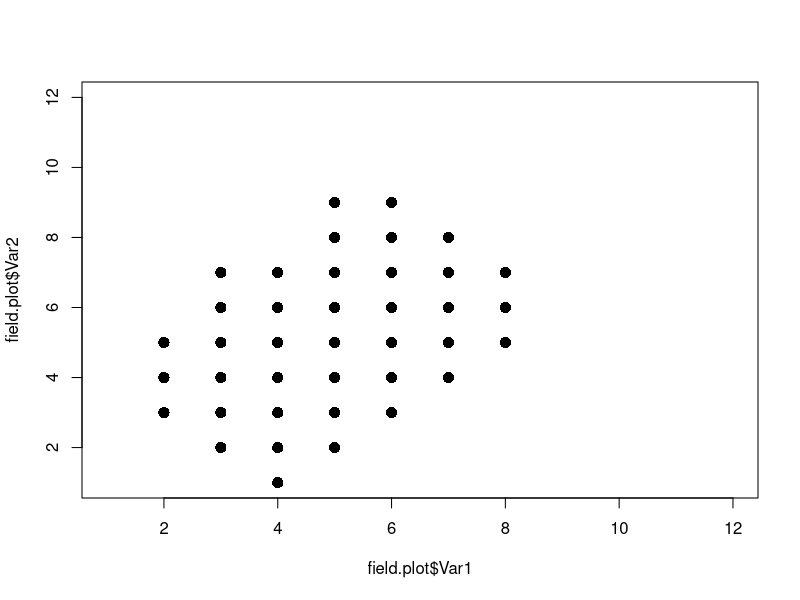
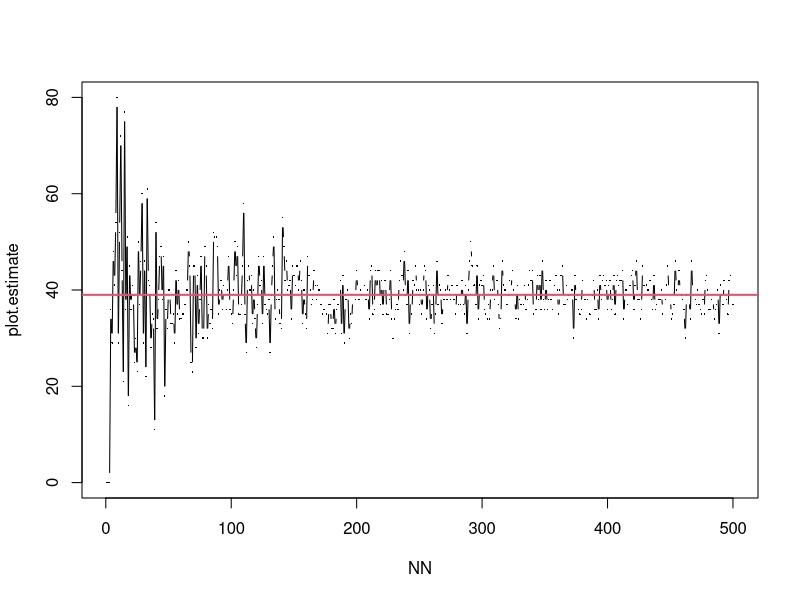
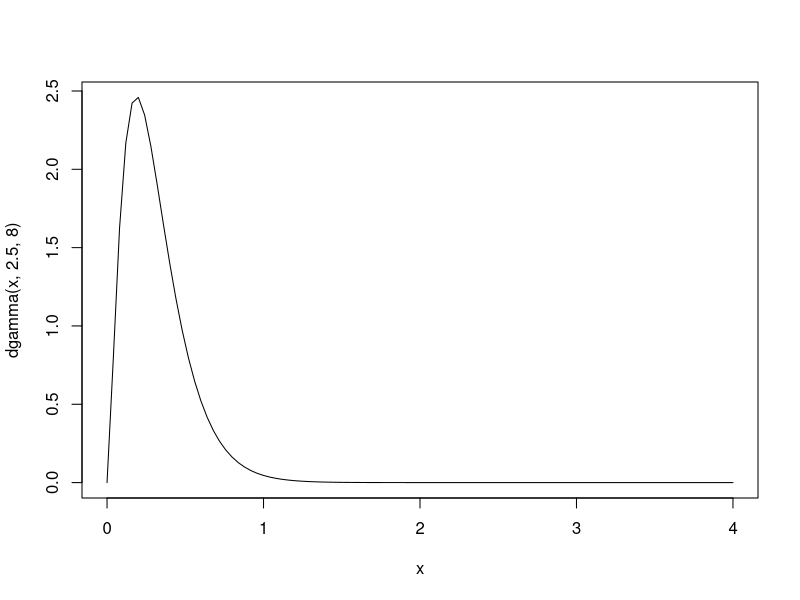

Recreate these plots in R, in order. (Note: this script raises an error after producing the figures.)
#### Size of a Lake
require(reshape2)
# Empty field
# field size =12x12=144
field <- matrix(0, 12, 12)
# let's build a lake!
field[2, c(3:5)] <- 1
field[3, c(2:7)] <- 1
field[4, c(1:7)] <- 1
field[5, c(2:9)] <- 1
field[6, c(3:9)] <- 1
field[7, c(4:8)] <- 1
field[8, c(5:7)] <- 1
field.plot <- melt(field)
plot(field.plot$Var1,
  field.plot$Var2,
  col = field.plot$value,
  cex = 1.5,
  pch = 16
)

## Now, we launch some cannonballs and see if we 'hit'
N <- 200 # number of shots
shots <- matrix(0, N, 2)
hit.or.miss <- rep(0, N)
for (i in 1:N) {
  shots[i, ] <- c(sample(1:12, 1, replace = T), sample(1:12, 1, replace = T))
  hit.or.miss[i] <- (field[shots[i, 1], shots[i, 2]] == 1)
}
sum(hit.or.miss)
mean(hit.or.miss)
## Size of the lake
mean(hit.or.miss) * 144
round(mean(hit.or.miss) * 144, 0)
sum(field)


## How does the quality 'change' when we throw more cannonballs?
HoM <- function(N, field) {
  shots <- matrix(0, N, 2)
  hit.or.miss <- rep(0, N)
  for (i in 1:N) {
    shots[i, ] <- c(sample(1:dim(field)[1], 1, replace = T), sample(1:dim(field)[2], 1, replace = T))
    hit.or.miss[i] <- (field[shots[i, 1], shots[i, 2]] == 1)
  }
  return(round(mean(hit.or.miss) * prod(dim(field)), 0))
}
## Let's visualize the changes with respect to this number
N.shots <- 500
plot.estimate <- rep(0, N.shots)
NN <- seq(1, N.shots, length.out = N.shots)
for (i in 1:N.shots) {
  plot.estimate[i] <- HoM(NN[i], field)
}
plot(NN, plot.estimate,
  cex = 0.2,
  pch = 16,
  type = "b"
)
abline(h = sum(field), col = 2, lwd = 2)



### Built-in Random generation
rgamma(3, 2.5, 4.5)
curve(dgamma(x, 2.5, 8), from = 0, to = 4)

### This is a probability
dgamma(5, lambda = 3)

# UNIFORM SIMULATION
runif(100, 2, 5)

Nsim <- 10^4
x <- runif(Nsim)
x1 <- x[-Nsim]
x2 <- x[-1]
par(mfrow = c(1, 3))
hist(x, freq = F)
plot(x1, x2)
acf(x)
par(mfrow = c(1, 1))

# set.seed(1)
runif(5)

set.seed(1)
runif(10)

set.seed(2)
runif(5)


# THE INVERSE TRANSFORM
Nsim <- 10^4
U <- runif(Nsim)
# X=-log(U)
X <- -log(1 - U)
Y <- rexp(Nsim)
par(mfrow = c(1, 2))
hist(X, freq = F, main = "Exp from Uniform")
curve(dexp(x), col = "red", add = TRUE)
hist(Y, freq = F, main = "Exp from R")
curve(dexp(x), col = "red", add = TRUE)

# Exercise 1
Nsim <- 10^4
U <- runif(Nsim)
beta <- 0.2
mu <- 0
X <- -beta * log((1 - U) / U) + mu
plot(ecdf(X))
## CDF of a Logistic R.V.
plog <- function(x, beta, mu) {
  myF <- 1 / (1 + exp(-(x - mu) / beta))
}

curve(plog(x, beta, mu), col = "red", add = TRUE)

# Exercise 2
Nsim <- 10^1
U <- runif(Nsim)
sigma <- 1
mu <- 0
X <- sigma * tan(pi * (U - 0.5)) + mu
plot(ecdf(X))
pcauchy <- function(x, sigma, mu) {
  myF <- 0.5 + (1 / pi) * atan((x - mu) / sigma)
}

curve(pcauchy(x, sigma, mu), col = "red", add = TRUE)


# GENERAL TRANSFORM METHODS
U <- runif(3 * 10^4)
U <- matrix(data = U, nrow = 3)
X <- -log(U)
X <- 2 * apply(X, 2, sum) # collapsing the columns by summing them
hist(X, freq = F)
curve(dchisq(x, 6), col = "red", add = TRUE)

test1 <- function(Nsim) {
  U <- runif(3 * 10^4)
  U <- matrix(data = U, nrow = 3)
  X <- -log(U)
  X <- 2 * apply(X, 2, sum)
  return(X)
}

system.time(test1(Nsim))
system.time(rchisq(Nsim, 6))



# Multivariate normal generators

library(MASS)
X <- mvrnorm(10^4, rep(0, 4), diag(c(1, 2, 3, 4)))
# all eigenvalues to be positive

# DISCRETE DISTRIBUTIONS
# To generate X, with X distributed as a Binomial (10, 0.3)
# Binomial
rbin <- function(n, x, p) {
  values <- rep(NA, n)
  P <- cumsum(p)
  for (i in 1:n) {
    U <- runif(1)
    j <- 1
    while (U > P[j]) j <- j + 1
    values[i] <- x[j]
  }
  values
}

x1 <- rbin(10^4, 0:10, dbinom(0:10, 10, 0.3))

x2 <- sample(0:10, 10^4, replace = TRUE, dbinom(0:10, 10, 0.3))

x3 <- rbinom(10^4, 10, 0.3)

par(mfrow = c(1, 3))
plot(ecdf(x1))
lines(pbinom(0:10, 10, 0.7), type = "h", col = "red")
plot(ecdf(x2))
lines(pbinom(0:10, 10, 0.7), type = "h", col = "red")
plot(ecdf(x3))
lines(pbinom(0:10, 10, 0.7), type = "h", col = "red")
par(mfrow = c(1, 1))

system.time(rbin(10^4, 0:6, dbinom(0:6, 6, 0.7)))
system.time(sample(0:6, 10^4, replace = TRUE, dbinom(0:6, 6, 0.7)))
system.time(rbinom(10^4, 6, 0.7))


# Poisson
Nsim <- 10^4
lambda <- 100
spread <- 3 * sqrt(lambda)
t <- round(seq(max(0, lambda - spread), lambda + spread, 1))
prob <- ppois(t, lambda) # Cumulative probs
X <- rep(0, Nsim)
for (i in 1:Nsim) {
  u <- runif(1)
  X[i] <- t[1] + sum(prob < u) - 1
}

hist(X, freq = FALSE)
curve(dpois(x, lambda = 100), from = 70, to = 130, type = "h", col = "red", add = TRUE)

acf(X)

### Homework assignments: Direct methods
# Ex. 2.11
# a) Generate a binomial Bin(25; 0.2)
{
  random.binom <- function(n, trial, prob) {
    cf <- pbinom(0:trial, trial, prob)
    x <- rep(0, n)
    for (i in 1:n) {
      u <- runif(1)
      x[i] <- sum(cf < u)
    }
    return(x)
  }

  # Plot the results
  N.sim <- 10^5
  x <- random.binom(N.sim, 25, 0.2)
  hist(x, freq = F)
  lines(1:25, dbinom(1:25, size = 25, prob = 0.2), col = "red")

  # Compare with in-built function in R
  system.time(random.binom(N.sim, 25, 0.2))
  system.time(rbinom(N.sim, 25, 0.2))
}

# b) For alpha in [0,1], show that the pseudo-code
# u = runif(1)
# while(u>alpha) u=runif(1)
# U=u
# produces a random variable U=Unif(0; alpha)
{
  uni.alpha <- function(n, alpha) {
    x <- rep(0, n)
    for (i in 1:n) {
      u <- runif(1)
      while (u > alpha) u <- runif(1)
      x[i] <- u
    }
    return(x)
  }

  alpha <- 0.3
  hist(uni.alpha(10^5, alpha), freq = F)
  curve(dunif(x, max = alpha), col = "red", add = T)

  # Compare it with the transformation alpha*U with U=Unif(0,1)
  uni.alpha2 <- function(n, alpha) {
    x <- rep(0, n)
    for (i in 1:n) {
      x[i] <- alpha * runif(1)
    }
    return(x)
  }

  alpha <- 0.3
  hist(uni.alpha2(10^5, alpha), freq = F)
  curve(dunif(x, max = alpha), col = "red", add = T)

  system.time(uni.alpha(10^5, alpha = 1))
  system.time(uni.alpha2(10^5, alpha = 1))
}

# Ex. 2.13
# The Pareto distribution P(alpha) is defined by its density
# f(x)= alpha*x^(alpha-1)
# over the domain x in (1, +inf)
# Show that it can be generated as the (-1/alpha) power of a uniform random variable
# F(x) is the integral from 1 to +inf of f(x), which is equal to: 1-x^(-alpha)
# We set F(x)=u, which means
# 1-x^(-alpha)=u
# -x^(-alpha)=u-1
# x^(-alpha)=1-u
# x=(1-u)^(-1/alpha)
# with u drawn from a uniform distribution in (0,1)
# Code:

dpareto <- function(x, alpha) {
  alpha * x^(-alpha - 1)
}
random.pareto <- function(n, alpha) {
  x <- runif(n)^(-1 / alpha)
  return(x)
}
alpha <- 10
x <- random.pareto(10^5, alpha)
hist(x, freq = F)
curve(dpareto(x, alpha), col = "red", add = T)


### Mixture representation
## Negative Binomial
Nsim <- 10^4
n <- 6
p <- 0.3
y <- rgamma(Nsim, n, rate = p / (1 - p))
x <- rpois(Nsim, y)
hist(x, main = "", freq = F, col = "grey", breaks = 40)
lines(1:50, dnbinom(1:50, n, p), lwd = 2, col = "sienna")

## Bimodal density (mixture of two Normals)
Nsim <- 10^4
sigma <- 1.5
group <- sample(1:2, Nsim, replace = T, c(0.7, 0.3))
mu <- c(-4, 4)
x <- rnorm(Nsim, mu[group], sd = sigma)
hist(x, main = "", freq = F, col = "grey", breaks = 40)
lines(-10:10,
  0.7 * dnorm(-10:10, mu[1], sd = sigma) + 0.3 * dnorm(-10:10, mu[2], sd = sigma),
  lwd = 2, col = "sienna"
)




# ACCEPT-REJECTION ALGORITHM - R implementation
# This is just a SCHEME/OUTLINE/SKETCH of the algorithm
# DO NOT RUN!
u <- runif(1) * M
y <- randg(1)
while (u > f(y) / g(y)) {
  u <- runif(1) * M
  y <- randg(1)
}

### Intuition on AR algorithm
# Example 2.7
# Very inefficient 'coding' example but it shows the idea behind AR
Nsim <- 1000
x <- NULL
M <- 2.75
curve(dbeta(x, 2.0, 5.0), col = 2, lwd = 3, ylim = c(0, 3))
abline(h = M, lty = 2, lwd = 2)
while (length(x) < Nsim) {
  y <- runif(1)
  u <- runif(1)
  if (u * M <= dbeta(y, 2.0, 5.0)) {
    x <- c(x, y)
    accepted <- TRUE
  } else {
    accepted <- FALSE
  }
  points(y, u * M, pch = 18, cex = 0.7, col = ifelse(accepted, 2, 1))
  # invisible(readline(prompt="Press [enter] to continue"))
}



# Generating normals from double exponentials
# Double exponential = Laplace with alpha=1
dlaplace <- function(x) 0.5 * exp(-abs(x))
plaplace <- function(x) 0.5 * (1 + sign(x) * (1 - exp(-x)))
qlaplace <- function(p) -sign(p - 0.5) * log(1 - 2 * abs(p - 0.5))
rlaplace <- function(n) qlaplace(runif(n))

curve(dlaplace(x), -6, 6, ylim = c(0, 0.8), lty = "dashed")
curve(dnorm(x), -6, 6, col = "red", add = TRUE)

M <- sqrt(2 * exp(1) / pi)

f1 <- function(x) dnorm(x) / dlaplace(x)

curve(f1(x), -6, 6)
M1 <- optimize(f1, interval = c(-6, 6), maximum = TRUE)$objective

curve(M * dlaplace(x), -6, 6, ylime = c(0, 1), lwd = 2)
curve(dlaplace(x), -6, 6, lty = "dashed", add = TRUE)
curve(dnorm(x), -6, 6, col = "red", lwd = 2, add = TRUE)

rnorm2 <- function(n, g, rg, M, report = TRUE) {
  x <- rep(0, n)
  ntry <- 0
  for (i in 1:n) {
    done <- FALSE
    while (!done) {
      ntry <- ntry + 1
      y <- rg(1)
      u <- M * runif(1)
      if (u < (dnorm(y) / g(y))) done <- TRUE
    }
    x[i] <- y
  }
  if (report) cat("I needed ", ntry, " trials to get ", n, "pseudo-numbers from a Standard Normal distribution")
  return(x)
}

Nsim <- 10^4
M <- sqrt(2 * exp(1) / pi)
x <- rnorm2(Nsim, dlaplace, rlaplace, M)

par(mfrow = c(1, 2))
hist(x, freq = FALSE, ylim = c(0, 0.5))
curve(dnorm(x), col = "red", add = TRUE)
acf(x)

### Generating beta from uniform
a <- 2.7
b <- 6.3
curve(dbeta(x, a, b), col = "red")

f <- function(x) dbeta(x, a, b)
M <- optimize(f, interval = c(0, 1), maximum = T)$objective

rbeta2 <- function(n, a, b, M, report = TRUE) {
  x <- rep(0, n)
  ntry <- 0
  for (i in 1:n) {
    done <- FALSE
    while (!done) {
      ntry <- ntry + 1
      y <- runif(1)
      u <- M * runif(1)
      if (u < dbeta(y, a, b) / dunif(y)) done <- TRUE
    }
    x[i] <- y
  }
  if (report) cat("I needed ", ntry, " trials to get ", n, "pseudo-numbers from a Beta distribution")
  return(x)
}

Nsim <- 10^4
x <- rbeta2(Nsim, a, b, M)

par(mfrow = c(1, 2))
hist(x, freq = FALSE)
curve(dbeta(x, a, b), col = "red", add = TRUE)

acf(x)

# alternatively_1
{
  Nsim <- 10^4
  a <- 2.7
  b <- 6.3
  u <- runif(Nsim, max = M)
  y <- runif(Nsim)
  x <- y[u < dbeta(y, a, b)]

  par(mfrow = c(1, 2))
  hist(x, freq = FALSE)
  curve(dbeta(x, a, b), col = "red", add = TRUE)

  acf(x)
}
# alternatively_2
{
  x <- NULL
  while (length(x) < Nsim) {
    y <- runif(Nsim * M)
    x <- c(x, y[runif(Nsim * M) * M < dbeta(y, a, b)])
  }
  x <- x[1:Nsim]

  par(mfrow = c(1, 2))
  hist(x, freq = FALSE)
  curve(dbeta(x, a, b), col = "red", add = TRUE)

  acf(x)
}


### Generating betas from betas
a <- 2.7
b <- 6.3
f <- function(x) dbeta(x, a, b) / dbeta(x, 2, 6)

M <- optimize(f, maximum = T, interval = c(0, 1))$objective

rbeta3 <- function(n, a, b, M, report = TRUE) {
  x <- rep(0, n)
  ntry <- 0
  for (i in 1:n) {
    done <- FALSE
    while (!done) {
      ntry <- ntry + 1
      y <- rbeta(1, 2, 6)
      u <- M * runif(1)
      if (u < dbeta(y, a, b) / dbeta(y, 2, 6)) done <- TRUE
    }
    x[i] <- y
  }
  if (report) cat("I needed ", ntry, " trials to get ", n, "pseudo-numbers from a Beta distribution")
  return(x)
}

Nsim <- 10^4
x <- rbeta3(Nsim, a, b, M)

par(mfrow = c(1, 2))
hist(x, freq = FALSE)
curve(dbeta(x, a, b), col = "red", add = TRUE)

acf(x)

# alternative_1
{
  x <- NULL
  while (length(x) < Nsim) {
    y <- rbeta(Nsim * M, 2, 6)
    x <- c(x, y[runif(Nsim * M) * M < (dbeta(y, a, b) / dbeta(y, 2, 6))])
  }
  x <- x[1:Nsim]

  par(mfrow = c(1, 2))
  hist(x, freq = FALSE)
  curve(dbeta(x, a, b), col = "red", add = TRUE)

  acf(x)
}



### Homework assignments: Accept-Reject methods
## Ex. 2.18
# A
fx <- function(x) {
  exp(-x^2 / 2) * (sin(6 * x)^2 + 3 * (cos(x)^2) * (sin(4 * x)^2) + 1)
}
fx.over.g <- function(x) {
  fx(x) / dnorm(x)
}
m <- optimize(fx.over.g, interval = c(-6, 6), maximum = T)$objective
curve(fx, -6, 6, ylim = c(-1, 7))
curve(m * dnorm(x), -6, 6, col = "red", add = T)
curve(15 * dnorm(x), -6, 6, col = "blue", add = T)

# B
AR.sampling <- function(n, f, g, rg, m, report = TRUE) {
  x <- rep(0, n)
  tries <- 0
  for (i in 1:n) {
    done <- FALSE
    while (!done) {
      tries <- tries + 1
      y <- rg(1)
      u <- m * runif(1)
      if (u < (f(y) / g(y))) done <- TRUE
    }
    x[i] <- y
  }
  if (report) cat("Performed", tries, "attempts to get \n", n, "(pseudo)random numbers from density f")
  return(list(x = x, tries = tries))
}
n <- 2500
x <- AR.sampling(n, f = fx, g = dnorm, rg = rnorm, m = m)
# C
### pay attention! here, norm.c = 1/k from the lectures
### see also curve() command below: we use f/norm.c and not f*norm.c
### so indeed, norm.c=1/k
norm.c <- m * (n / x$tries)
norm.c

hist(x$x, freq = F, breaks = 30)
curve(fx(x), c(-6, 6), add = T, col = "red")
curve(fx(x) / norm.c, c(-6, 6), add = T, col = "blue")


## Ex. 2.19
ratio.fg <- function(x, alpha) {
  ((2 / pi)^0.5) * (1 / alpha) * exp(alpha * abs(x) - x^2 / 2)
}
alpha <- 3
curve(ratio.fg(x, alpha), from = -10, to = 10)
# max at +alpha or -alpha
### Laplace distribution generation
dlap <- function(x, alpha) {
  alpha * 0.5 * exp(-alpha * abs(x))
}
plap <- function(x, alpha) {
  0.5(1 + sign(x) * (1 - exp(-alpha * abs(x))))
}
qlap <- function(p, alpha) {
  (1 / alpha) * sign(p - 0.5) * log(1 - 2 * abs(p - 0.5))
}
rlap <- function(n, alpha) {
  qlap(runif(n), alpha)
}

alpha <- 0.5
curve(dlap(x, alpha), from = -5, to = 5)

fx.over.g <- function(x) {
  dnorm(x) / dlap(x, alpha)
}
m <- optimize(fx.over.g, interval = c(-6, 6), maximum = T)$objective


many.alpha <- c(0.1, 0.2, 0.3, 0.5, 1, 1.5, 2)
many.m <- rep(0, length(many.alpha))
for (i in 1:length(many.m)) {
  alpha <- many.alpha[i]
  many.m[i] <- optimize(fx.over.g, interval = c(-6, 6), maximum = T)$objective
}
plot(many.alpha, many.m, pch = 17, cex = 0.9, type = "b")


## Ex 2.20
# a) generate a Normal r.v. using a Cauchy candidate in Accept-Reject

fx.over.g <- function(x) dnorm(x) / dcauchy(x)
AR.sampling <- function(n, f, g, rg, m, report = TRUE) {
  x <- rep(0, n)
  tries <- 0
  for (i in 1:n) {
    done <- FALSE
    while (!done) {
      tries <- tries + 1
      y <- rg(1)
      u <- m * runif(1)
      if (u < (f(y) / g(y))) done <- TRUE
    }
    x[i] <- y
  }
  if (report) cat("Performed", tries, "attempts to get \n", n, "(pseudo)random numbers from density f")
  return(list(x = x, tries = tries))
}
m <- optimize(fx.over.g, interval = c(-6, 6), maximum = T)$objective
x <- AR.sampling(10^4, dnorm, dcauchy, rcauchy, m)
hist(x$x, freq = F)
curve(dnorm(x), add = T, col = "red")

# b)
fx.over.g <- function(x) dgamma(x, 4.3, 6.2) / dgamma(x, 4, 7)
m <- optimize(fx.over.g, interval = c(0, 1), maximum = T)$objective
f <- function(x) dgamma(x, 4.3, 6.2)
g <- function(x) dgamma(x, 4, 7)
rg <- function(n) rgamma(n, 4, 7)
x <- AR.sampling(10^4, f, g, rg, m)
hist(x$x, freq = F)
curve(f, add = T, col = "red")
